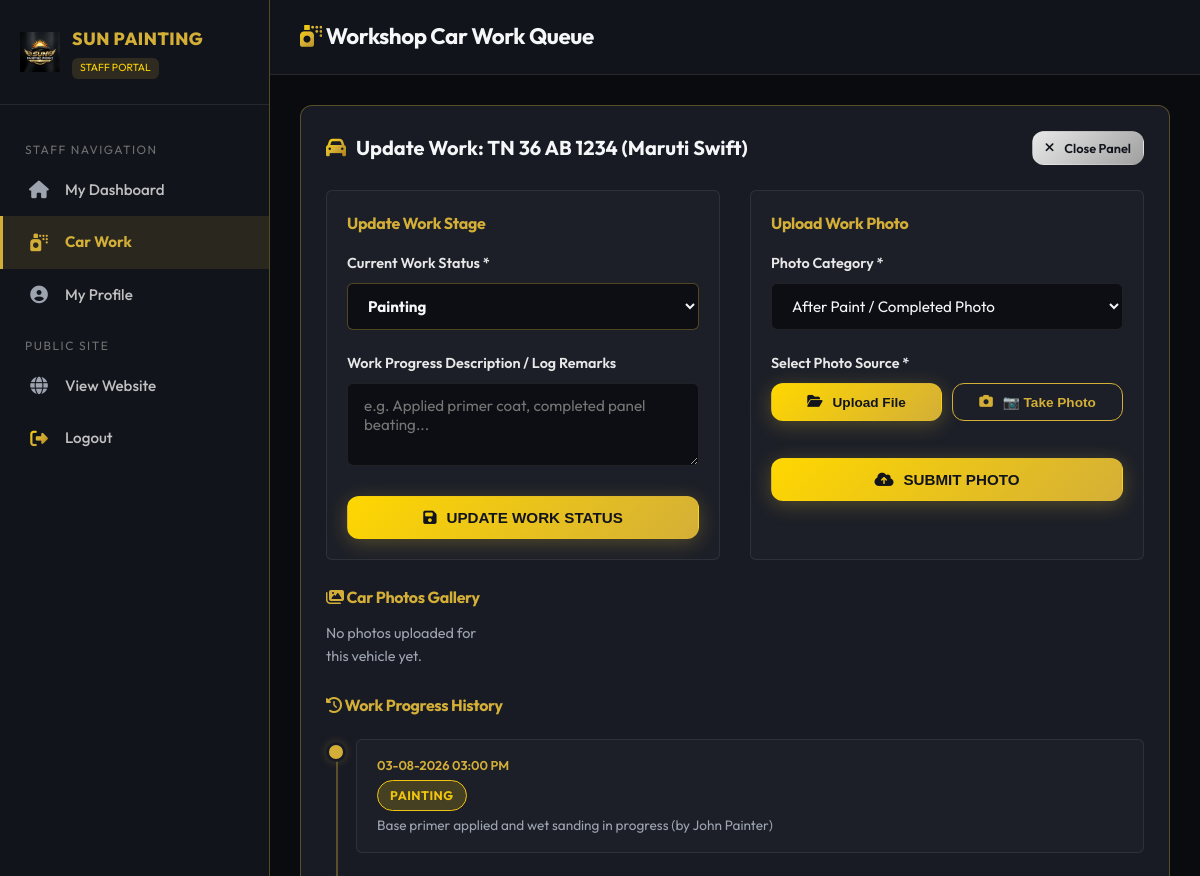
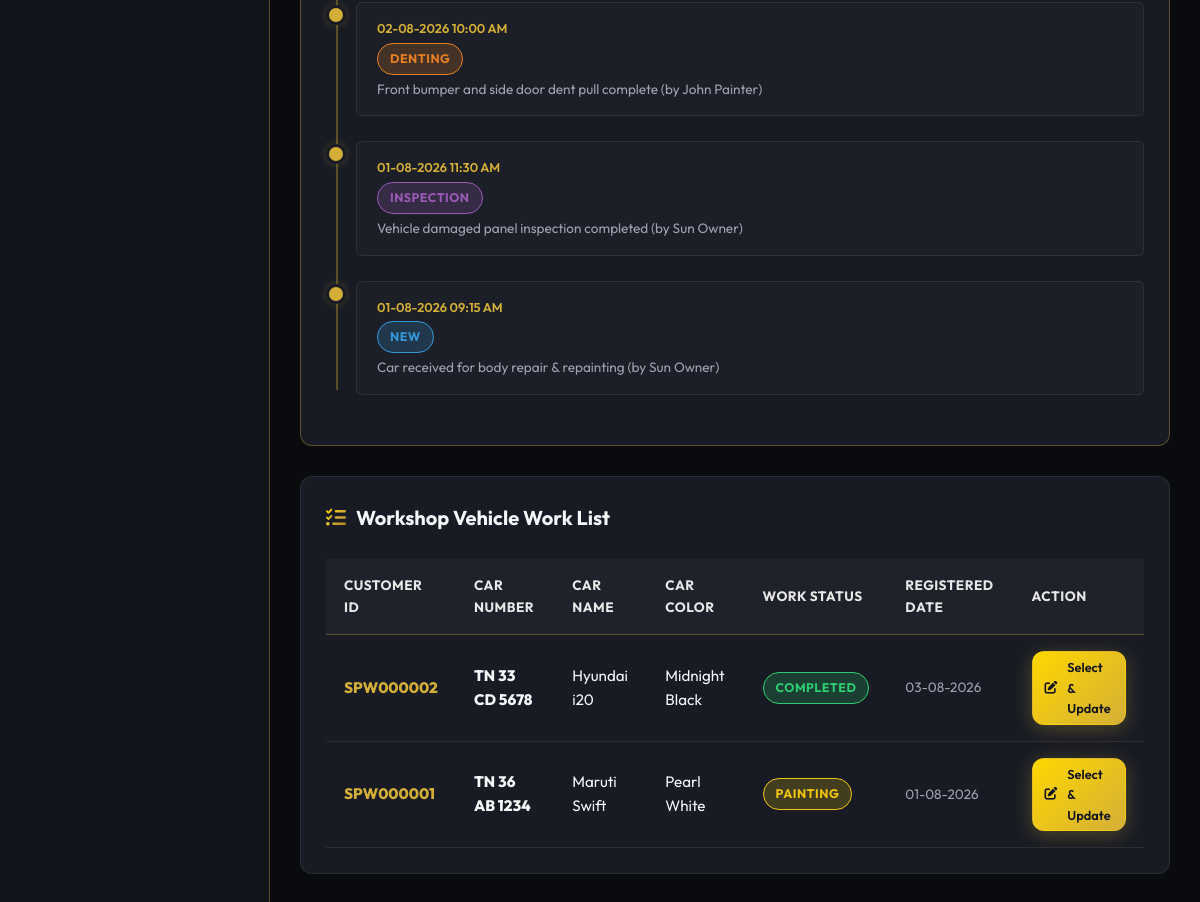
The app's page /user/work.php?car_id=1 (signed in) with its own data (2 pictures, top to bottom).
### tables this page shows
CREATE TABLE IF NOT EXISTS `cars` (
  `id` INT AUTO_INCREMENT PRIMARY KEY,
  `customer_id` VARCHAR(50) NOT NULL,
  `car_number` VARCHAR(50) NOT NULL,
  `car_name` VARCHAR(100) NOT NULL,
  `car_color` VARCHAR(50) NOT NULL,
  `is_mechanic_vehicle` ENUM('No', 'Yes') NOT NULL DEFAULT 'No',
  `mechanic_name` VARCHAR(100) NULL,
  `workshop_name` VARCHAR(100) NULL,
  `mechanic_contact` VARCHAR(20) NULL,
  `mechanic_location` VARCHAR(150) NULL,
  `customer_contact` VARCHAR(20) NULL,
  `estimate_amount` DECIMAL(10,2) NOT NULL DEFAULT 0.00,
  `total_amount` DECIMAL(10,2) NOT NULL DEFAULT 0.00,
  `final_amount` DECIMAL(10,2) NOT NULL DEFAULT 0.00,
  `advance_amount` DECIMAL(10,2) NOT NULL DEFAULT 0.00,
  `mechanic_total_amount` DECIMAL(10,2) NOT NULL DEFAULT 0.00,
  `mechanic_given_amount` DECIMAL(10,2) NOT NULL DEFAULT 0.00,
  `mechanic_balance_amount` DECIMAL(10,2) NOT NULL DEFAULT 0.00,
  `balance_amount` DECIMAL(10,2) NOT NULL DEFAULT 0.00,
  `payment_status` ENUM('Pending', 'Partial', 'Paid') NOT NULL DEFAULT 'Pending',
  `status` ENUM('New', 'Inspection', 'Denting', 'Painting', 'Polishing', 'Extra Work', 'Completed', 'Delivered') NOT NULL DEFAULT 'New',
  `created_by` INT NULL,
  `created_at` TIMESTAMP DEFAULT CURRENT_TIMESTAMP,
  `updated_at` TIMESTAMP DEFAULT CURRENT_TIMESTAMP ON UPDATE CURRENT_TIMESTAMP,
  INDEX `idx_car_customer_id` (`customer_id`),
  INDEX `idx_car_number` (`car_number`),
  INDEX `idx_car_status` (`status`),
  INDEX `idx_payment_status` (`payment_status`),
  CONSTRAINT `fk_cars_customer` FOREIGN KEY (`customer_id`) REFERENCES `customers` (`customer_id`) ON DELETE CASCADE ON UPDATE CASCADE
);

CREATE TABLE IF NOT EXISTS `work_history` (
  `id` INT AUTO_INCREMENT PRIMARY KEY,
  `car_id` INT NOT NULL,
  `status` VARCHAR(50) NOT NULL,
  `description` TEXT NULL,
  `updated_by` INT NULL,
  `created_at` TIMESTAMP DEFAULT CURRENT_TIMESTAMP,
  INDEX `idx_work_history_car_id` (`car_id`),
  CONSTRAINT `fk_work_history_car` FOREIGN KEY (`car_id`) REFERENCES `cars` (`id`) ON DELETE CASCADE
);

CREATE TABLE IF NOT EXISTS `users` (
  `id` INT AUTO_INCREMENT PRIMARY KEY,
  `employee_id` VARCHAR(50) NOT NULL UNIQUE,
  `name` VARCHAR(100) NOT NULL,
  `phone` VARCHAR(20) NOT NULL,
  `username` VARCHAR(50) NOT NULL UNIQUE,
  `password` VARCHAR(255) NOT NULL,
  `role` ENUM('Admin', 'User') NOT NULL DEFAULT 'User',
  `joining_date` DATE NULL,
  `status` ENUM('Active', 'Inactive') NOT NULL DEFAULT 'Active',
  `created_at` TIMESTAMP DEFAULT CURRENT_TIMESTAMP,
  `updated_at` TIMESTAMP DEFAULT CURRENT_TIMESTAMP ON UPDATE CURRENT_TIMESTAMP,
  INDEX `idx_username` (`username`),
  INDEX `idx_employee_id` (`employee_id`),
  INDEX `idx_role` (`role`)
);

### includes/auth.php (called while the page is built, shortened)
<?php
function e($string) {
    return htmlspecialchars($string ?? '', ENT_QUOTES, 'UTF-8');
}

### user/work.php (the view, shortened to what this page needs)
<?php
require_once __DIR__ . '/../includes/user_auth.php';
$car_id = (int)($_GET['car_id'] ?? 0);
$cars = $pdo->query("SELECT c.*, cust.customer_name, cust.customer_no FROM cars c JOIN customers cust ON c.customer_id = cust.customer_id ORDER BY c.id DESC")->fetchAll();
$selectedCar = null;
$selectedPhotos = [];
$selectedHistory = [];
if ($car_id > 0) {
    $selStmt = $pdo->prepare("SELECT c.*, cust.customer_name, cust.customer_no FROM cars c JOIN customers cust ON c.customer_id = cust.customer_id WHERE c.id = ?");
    $selStmt->execute([$car_id]);
    $selectedCar = $selStmt->fetch();
    if ($selectedCar) {
        $pStmt = $pdo->prepare("SELECT * FROM car_photos WHERE car_id = ? ORDER BY id DESC");
        $pStmt->execute([$car_id]);
        $selectedPhotos = $pStmt->fetchAll();
        $hStmt = $pdo->prepare("SELECT wh.*, u.name AS updater_name FROM work_history wh LEFT JOIN users u ON wh.updated_by = u.id WHERE wh.car_id = ? ORDER BY wh.id DESC");
        $hStmt->execute([$car_id]);
        $selectedHistory = $hStmt->fetchAll();
    }
}
?>
<!DOCTYPE html>
<html lang="en">
<head>
  <link rel="stylesheet" href="https://cdnjs.cloudflare.com/ajax/libs/font-awesome/6.4.0/css/all.min.css">
  <link rel="stylesheet" href="../assets/css/style.css">
  <link rel="stylesheet" href="../assets/css/dashboard.css">
</head>
<body>
<div class="app-wrapper">
  <aside class="sidebar">
    <div class="sidebar-header">
      <img src="../assets/images/logo.png" alt="Logo" class="sidebar-logo">
      <div>
        <div class="sidebar-brand-name">SUN PAINTING</div>
        <span class="sidebar-role-badge">STAFF PORTAL</span>
      </div>
    </div>
    <ul class="sidebar-menu">
      <li class="sidebar-menu-category">Staff Navigation</li>
      <li class="sidebar-item">
        <a href="dashboard.php"><i class="fa-solid fa-house"></i> My Dashboard</a>
      </li>
      <li class="sidebar-item active">
        <a href="work.php"><i class="fa-solid fa-spray-can"></i> Car Work</a>
      </li>
      <li class="sidebar-item">
        <a href="profile.php"><i class="fa-solid fa-user-circle"></i> My Profile</a>
      </li>
      <li class="sidebar-menu-category">Public Site</li>
      <li class="sidebar-item">
        <a href="../index.php" target="_blank"><i class="fa-solid fa-globe"></i> View Website</a>
      </li>
      <li class="sidebar-item">
        <a href="../logout.php"><i class="fa-solid fa-right-from-bracket text-gold"></i> Logout</a>
      </li>
    </ul>
  </aside>
  <main class="main-content">
    <header class="top-bar">
      <h1 class="top-bar-title"><i class="fa-solid fa-spray-can text-gold"></i> Workshop Car Work Queue</h1>
    </header>
    <div class="content-body">
      <?php if ($selectedCar): ?>
        <div class="card-box" style="border-color: var(--border-gold);">
          <div class="card-box-header">
            <div class="card-box-title">
              <i class="fa-solid fa-car text-gold"></i> Update Work: <?php echo e($selectedCar['car_number']); ?> (<?php echo e($selectedCar['car_name']); ?>)
            </div>
            <a href="work.php" class="btn btn-silver" style="padding: 6px 12px; font-size: 0.8rem;"><i class="fa-solid fa-xmark"></i> Close Panel</a>
          </div>
          <div style="display: grid; grid-template-columns: 1fr 1fr; gap: 30px; margin-bottom: 25px;">
            <form action="work.php?car_id=<?php echo $selectedCar['id']; ?>" method="POST" style="background: rgba(255,255,255,0.02); padding: 20px; border-radius: var(--radius-sm); border: 1px solid var(--border-light);">
              <h4 style="color: var(--gold-primary); margin-bottom: 15px;">Update Work Stage</h4>
              <div class="form-group">
                <label class="form-label">Current Work Status *</label>
                <select name="status" class="form-control" required style="border-color: var(--border-gold); font-weight: 700;">
                  <?php
                  $allStatuses = ['New', 'Inspection', 'Denting', 'Painting', 'Polishing', 'Extra Work', 'Completed', 'Delivered'];
                  foreach ($allStatuses as $st):
                  ?>
                    <option value="<?php echo $st; ?>" <?php echo $selectedCar['status'] === $st ? 'selected' : ''; ?>><?php echo $st; ?></option>
                  <?php endforeach; ?>
                </select>
              </div>
              <div class="form-group">
                <label class="form-label">Work Progress Description / Log Remarks</label>
                <textarea name="work_description" class="form-control" rows="3" placeholder="e.g. Applied primer coat, completed panel beating..."></textarea>
              </div>
              <button type="submit" class="btn btn-gold" style="width: 100%;"><i class="fa-solid fa-floppy-disk"></i> UPDATE WORK STATUS</button>
            </form>
            <form action="work.php?car_id=<?php echo $selectedCar['id']; ?>" method="POST" enctype="multipart/form-data" style="background: rgba(255,255,255,0.02); padding: 20px; border-radius: var(--radius-sm); border: 1px solid var(--border-light);">
              <h4 style="color: var(--gold-primary); margin-bottom: 15px;">Upload Work Photo</h4>
              <div class="form-group">
                <label class="form-label">Photo Category *</label>
                <select name="photo_type" class="form-control" required>
                  <option value="after_paint">After Paint / Completed Photo</option>
                </select>
              </div>
              <div class="form-group">
                <label class="form-label">Select Photo Source *</label>
                <div style="display: flex; gap: 10px;">
                  <button type="button" class="btn btn-gold" style="flex: 1; padding: 10px; font-size: 0.85rem;" onclick="document.getElementById('user-photo-file').click();">
                    <i class="fa-solid fa-folder-open"></i> Upload File
                  </button>
                  <button type="button" class="btn btn-outline-gold" style="flex: 1; padding: 10px; font-size: 0.85rem;" onclick="document.getElementById('user-photo-camera').click();">
                    <i class="fa-solid fa-camera"></i> 📷 Take Photo
                  </button>
                </div>
              </div>
              <button type="submit" class="btn btn-gold" style="width: 100%; margin-top: 15px;"><i class="fa-solid fa-cloud-arrow-up"></i> SUBMIT PHOTO</button>
            </form>
          </div>
          <h4 style="color: var(--gold-primary); margin-bottom: 12px;"><i class="fa-solid fa-images"></i> Car Photos Gallery</h4>
          <div style="display: grid; grid-template-columns: repeat(auto-fill, minmax(140px, 1fr)); gap: 15px; margin-bottom: 25px;">
            <?php if (empty($selectedPhotos)): ?>
              <div style="color: var(--text-muted); font-size: 0.9rem;">No photos uploaded for this vehicle yet.</div>
            <?php endif; ?>
          </div>
          <h4 style="color: var(--gold-primary); margin-bottom: 12px;"><i class="fa-solid fa-clock-rotate-left"></i> Work Progress History</h4>
          <div class="timeline">
            <?php foreach ($selectedHistory as $sh): ?>
              <div class="timeline-item">
                <div class="timeline-marker"></div>
                <div class="timeline-content">
                  <div class="timeline-date"><?php echo date('d-m-Y h:i A', strtotime($sh['created_at'])); ?></div>
                  <div class="timeline-title"><span class="badge badge-status-<?php echo e($sh['status']); ?>"><?php echo e($sh['status']); ?></span></div>
                  <div style="color: var(--text-muted); font-size: 0.85rem; margin-top: 2px;"><?php echo e($sh['description']); ?> (by <?php echo e($sh['updater_name'] ?? 'Staff'); ?>)</div>
                </div>
              </div>
            <?php endforeach; ?>
          </div>
        </div>
      <?php endif; ?>
      <div class="card-box">
        <div class="card-box-header">
          <div class="card-box-title"><i class="fa-solid fa-list-check text-gold"></i> Workshop Vehicle Work List</div>
        </div>
        <div class="table-responsive">
          <table class="custom-table">
            <thead>
              <tr>
                <th>Customer ID</th>
                <th>Car Number</th>
                <th>Car Name</th>
                <th>Car Color</th>
                <th>Work Status</th>
                <th>Registered Date</th>
                <th>Action</th>
              </tr>
            </thead>
            <tbody>
              <?php foreach ($cars as $c): ?>
                <tr>
                  <td style="font-weight: 800; color: var(--gold-primary);"><?php echo e($c['customer_id']); ?></td>
                  <td style="font-weight: 800;"><?php echo e($c['car_number']); ?></td>
                  <td><?php echo e($c['car_name']); ?></td>
                  <td><?php echo e($c['car_color']); ?></td>
                  <td><span class="badge badge-status-<?php echo e($c['status']); ?>"><?php echo e($c['status']); ?></span></td>
                  <td style="font-size: 0.85rem; color: var(--text-muted);"><?php echo date('d-m-Y', strtotime($c['created_at'])); ?></td>
                  <td>
                    <a href="work.php?car_id=<?php echo $c['id']; ?>" class="btn btn-gold" style="padding: 5px 12px; font-size: 0.8rem;"><i class="fa-solid fa-pen-to-square"></i> Select & Update</a>
                  </td>
                </tr>
              <?php endforeach; ?>
            </tbody>
          </table>
        </div>
      </div>
    </div>
  </main>
</div>
</body>
</html>

### assets/css/style.css (style rules this page uses)
:root { --bg-primary: #0A0B0E; --bg-secondary: #12141C; --bg-card: #181B24; --bg-card-hover: #202430; --gold-primary: #D4AF37; --gold-light: #FFD700; --gold-dark: #9A7B1C; --gold-glow: rgba(212, 175, 55, 0.25); --silver-primary: #C0C0C0; --silver-light: #E8E8E8; --silver-dark: #707070; --text-main: #F5F6F8; --text-muted: #9DA4B0; --text-dark: #12141C; --border-gold: rgba(212, 175, 55, 0.35); --border-light: rgba(255, 255, 255, 0.08); --shadow-gold: 0 10px 30px rgba(212, 175, 55, 0.15); --shadow-card: 0 12px 32px rgba(0, 0, 0, 0.4); --radius-sm: 6px; --radius-md: 12px; --radius-lg: 20px; --radius-full: 9999px; --transition: all 0.3s cubic-bezier(0.16, 1, 0.3, 1); }
* { margin: 0; padding: 0; box-sizing: border-box; }
html { scroll-behavior: smooth; font-family: 'Outfit', 'Plus Jakarta Sans', sans-serif; background-color: var(--bg-primary); color: var(--text-main); }
body { overflow-x: hidden; line-height: 1.6; }
h1, h2, h3, h4, h5, h6 { font-weight: 700; letter-spacing: -0.02em; color: var(--text-main); }
.text-gold { color: var(--gold-primary); background: linear-gradient(135deg, #FFD700 0%, #D4AF37 50%, #AA7C11 100%); -webkit-background-clip: text; -webkit-text-fill-color: transparent; }
.btn { display: inline-flex; align-items: center; justify-content: center; gap: 10px; padding: 12px 28px; font-size: 0.95rem; font-weight: 600; border-radius: var(--radius-md); text-decoration: none; cursor: pointer; transition: var(--transition); border: 1px solid transparent; }
.btn-gold { background: linear-gradient(135deg, #FFD700 0%, #D4AF37 100%); color: var(--text-dark); box-shadow: 0 4px 20px rgba(212, 175, 55, 0.3); }
.btn-outline-gold { background: transparent; color: var(--gold-primary); border-color: var(--gold-primary); }
.btn-silver { background: linear-gradient(135deg, #E8E8E8 0%, #A0A0A0 100%); color: var(--text-dark); }

### records on screen
cars: car_number "TN 36 AB 1234", car_name "Maruti Swift", status "Painting", customer "SPW000001", car_color "Pearl White", status "PAINTING", created_at "01-08-2026"
work_history: created_at "03-08-2026 03:00 PM", status "PAINTING", description "Base primer applied and wet sanding in progress", users.name "John Painter"
work_history: created_at "02-08-2026 10:00 AM", status "DENTING", description "Front bumper and side door dent pull complete", users.name "John Painter"
work_history: created_at "01-08-2026 11:30 AM", status "INSPECTION", description "Vehicle damaged panel inspection completed", users.name "Sun Owner"
work_history: created_at "01-08-2026 09:15 AM", status "NEW", description "Car received for body repair & repainting", users.name "Sun Owner"
cars: customer "SPW000002", car_number "TN 33 CD 5678", car_name "Hyundai i20", car_color "Midnight Black", status "COMPLETED", created_at "03-08-2026"
